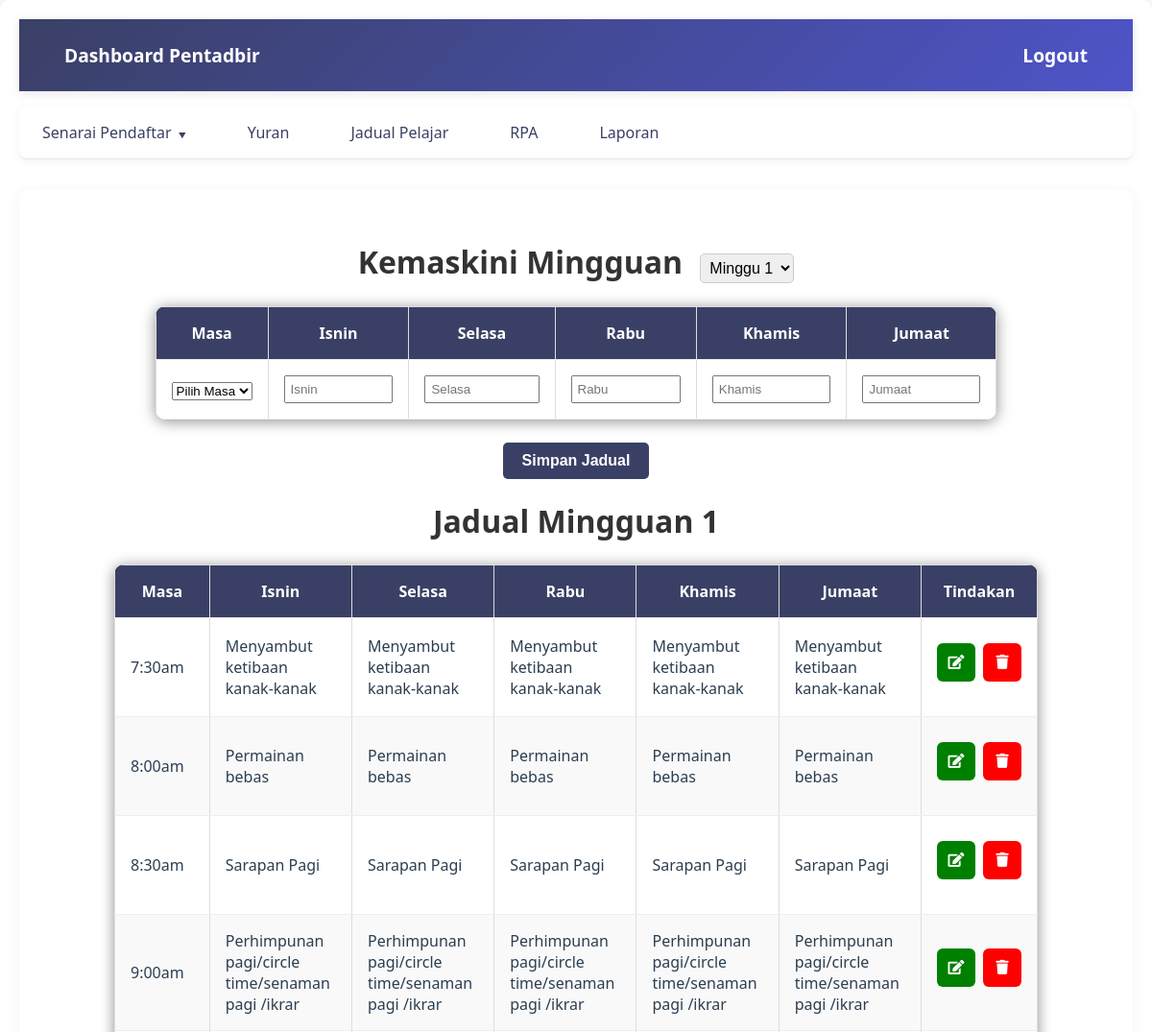
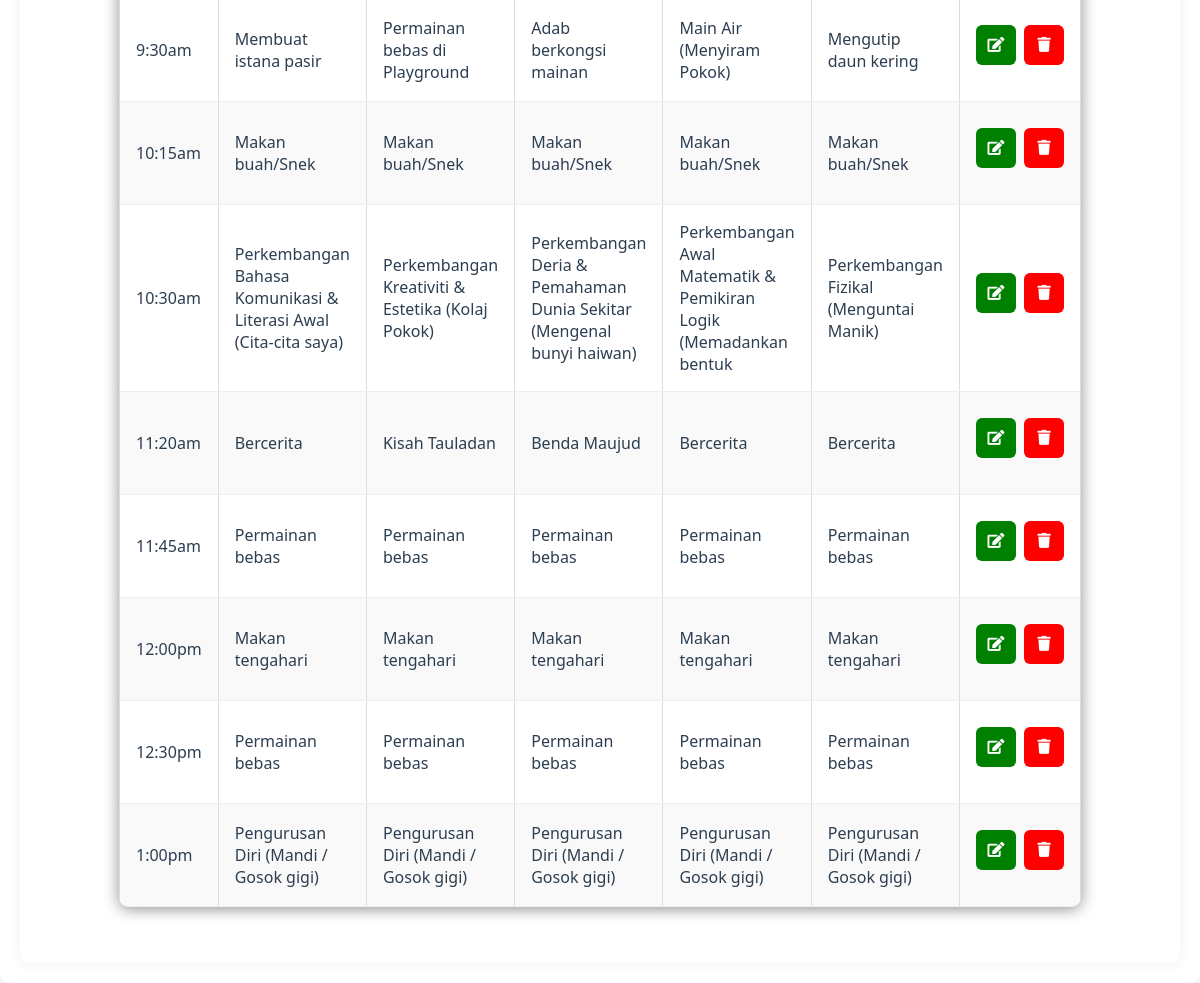
Screenshot of /admin_jadual.php with the database file from the repository (2 pictures, top to bottom).
### tables this page shows
CREATE TABLE `jadual` (
  `IdJadual` int(11) NOT NULL,
  `Masa` time NOT NULL,
  `Isnin` text DEFAULT NULL,
  `Selasa` text DEFAULT NULL,
  `Rabu` text DEFAULT NULL,
  `Khamis` text DEFAULT NULL,
  `Jumaat` text DEFAULT NULL,
  `id_pentadbir` int(11) NOT NULL,
  `minggu` int(2) DEFAULT NULL
);

### admin_jadual.php (the view, shortened to what this page needs)
<?php
include 'config.php';
function convertToAmPm($time) {
    return date("g:ia", strtotime($time));
}
$selected_minggu = 1;
?>
<!DOCTYPE html>
<html lang="en">
<head>
    <link rel="stylesheet" href="css/dashboard.css">
    <link rel="stylesheet" href="https://cdnjs.cloudflare.com/ajax/libs/font-awesome/5.15.4/css/all.min.css">
</head>
<body class="dashboard-container">
    <div class="container">
        <header>
            <a href="pentadbir_dashboard.php">Dashboard Pentadbir</a>
            <a href="logout.php">Logout</a>
        </header>
                <nav>
                <ul>
                    <li class="dropdown-parent">
                    <a href="#">Senarai Pendaftar <span class="dropdown-icon">&#x25BC;</span></a>
                </li>
                <li><a href="yuranPentadbir.php">Yuran</a></li>
                <li><a href="admin_jadual.php">Jadual Pelajar</a></li>
                <li><a href="pentadbirRPA.php">RPA</a></li>
                <li><a href="pentadbirLaporan.php">Laporan</a></li>
            </ul>
        </nav>
        <main>
    <h1 style="text-align: center; font-size: 2rem; color: #333; margin-bottom: 20px;">
        Kemaskini Mingguan
        <form method="GET" action="admin_jadual.php" style="display: inline-block; margin-left: 10px;">
            <select name="minggu" onchange="this.form.submit()"
                style="padding: 5px; font-size: 1rem; border-radius: 5px; border: 1px solid #ccc;">
                <?php
                for ($i = 1; $i <= 4; $i++) {
                    $sel = ($i == $selected_minggu) ? "selected" : "";
                    echo "<option value='$i' $sel>Minggu $i</option>";
                }
                ?>
            </select>
        </form>
    </h1>
    <form method="POST" action="admin_jadual.php">
        <table>
            <thead>
                <tr>
                    <th>Masa</th>
                    <th>Isnin</th>
                    <th>Selasa</th>
                    <th>Rabu</th>
                    <th>Khamis</th>
                    <th>Jumaat</th>
                </tr>
            </thead>
            <tbody>
                <tr>
                    <td>
                        <select name="masa" required>
                            <option value="">Pilih Masa</option>
                        </select>
                    </td>
                    <td><input type="text" name="isnin" placeholder="Isnin"></td>
                    <td><input type="text" name="selasa" placeholder="Selasa"></td>
                    <td><input type="text" name="rabu" placeholder="Rabu"></td>
                    <td><input type="text" name="khamis" placeholder="Khamis"></td>
                    <td><input type="text" name="jumaat" placeholder="Jumaat"></td>
                </tr>
            </tbody>
        </table>
        <button type="submit" style="display: block; margin: 20px auto; background-color: #3a4065; color: white; padding: 10px 20px; border: none; border-radius: 5px; font-size: 1rem; cursor: pointer;">
            Simpan Jadual
        </button>
    </form>
    <h1 style="text-align: center; font-size: 2rem; color: #333; margin-bottom: 20px;">Jadual Mingguan <?php echo $selected_minggu; ?></h1>
    <table>
        <thead>
            <tr>
                <th>Masa</th>
                <th>Isnin</th>
                <th>Selasa</th>
                <th>Rabu</th>
                <th>Khamis</th>
                <th>Jumaat</th>
                <th>Tindakan</th>
            </tr>
        </thead>
        <tbody>
            <?php
            $query = "SELECT * FROM jadual WHERE minggu = $selected_minggu ORDER BY STR_TO_DATE(Masa, '%H:%i')";
            $result = mysqli_query($conn, $query);
            while ($row = mysqli_fetch_assoc($result)) {
                $displayTime = convertToAmPm($row['Masa']);
                echo "<tr>";
                echo "<td>{$displayTime}</td>";
                echo "<td>{$row['Isnin']}</td>";
                echo "<td>{$row['Selasa']}</td>";
                echo "<td>{$row['Rabu']}</td>";
                echo "<td>{$row['Khamis']}</td>";
                echo "<td>{$row['Jumaat']}</td>";
                echo "<td>
                <div style='display: flex; gap: 8px; justify-content: center; align-items: center;'>
                    <button style='background-color: green; color: white; border: none; height: 40px; width: 40px; cursor: pointer; border-radius: 6px; font-size: 15px; display: flex; justify-content: center; align-items: center; padding: 0;'
                        onclick='openModal({$row['IdJadual']}, \"{$row['Isnin']}\", \"{$row['Selasa']}\", \"{$row['Rabu']}\", \"{$row['Khamis']}\", \"{$row['Jumaat']}\")'>
                        <i class='fas fa-edit' style='margin: 0;'></i>
                    </button>
                    <button style='background-color: red; color: white; border: none; height: 40px; width: 40px; cursor: pointer; border-radius: 6px; font-size: 15px; display: flex; justify-content: center; align-items: center; padding: 0;'
                        onclick='confirmDelete({$row['IdJadual']})'>
                        <i class='fas fa-trash' style='margin: 0;'></i>
                    </button>
                </div>
            </td>";
                echo "</tr>";
            }
            ?>
        </tbody>
    </table>
</main>
</body>
</html>

### css/dashboard.css (style rules this page uses)
.dashboard-container { font-family: 'Segoe UI', system-ui, -apple-system, sans-serif; margin: 0; padding: 0; background: #f8f9fa; color: #2c3e50; width: 100%; box-sizing: border-box; min-height: 100vh; }
.dashboard-container .container { max-width: 1200px; width: 100%; margin: 0 auto; padding: 20px; background: #fff; box-shadow: 0 2px 15px rgba(0, 0, 0, 0.05); border-radius: 10px; box-sizing: border-box; }
.dashboard-container header { display: flex; justify-content: space-between; align-items: center; background: linear-gradient(135deg, #3a4065 0%, #4e54c8 100%); padding: 1rem 2rem; color: white; font-size: 1.2em; font-weight: bold; width: 100%; box-sizing: border-box; box-shadow: 0 2px 10px rgba(0, 0, 0, 0.1); }
.dashboard-container header a { color: white; text-decoration: none; font-size: 1em; padding: 8px 15px; border-radius: 5px; transition: all 0.3s ease; }
.dashboard-container nav { background: #ffffff; border-bottom: 1px solid rgba(0, 0, 0, 0.1); width: 100%; box-sizing: border-box; margin-bottom: 2rem; box-shadow: 0 2px 10px rgba(0, 0, 0, 0.05); }
.dashboard-container nav ul { list-style: none; padding: 0; margin: 0; display: flex; align-items: center; gap: 1rem; }
.dashboard-container nav ul li { position: relative; }
.dashboard-container nav ul li a { color: #3a4065; text-decoration: none; padding: 1rem 1.5rem; display: block; font-weight: 500; transition: all 0.3s ease; }
.dropdown-parent > a { display: flex; align-items: center; gap: 5px; }
.dropdown-icon { font-size: 0.8em; transition: transform 0.3s ease; }
.dashboard-container main { padding: 2rem; background: #fff; width: 100%; box-sizing: border-box; border-radius: 10px; box-shadow: 0 2px 15px rgba(0, 0, 0, 0.05); }
.dashboard-container button, .dashboard-container .interactive-link { background: none; color: inherit; border: none; padding: 0.8rem 1.5rem; border-radius: 6px; font-size: 1em; font-weight: 600; cursor: pointer; transition: all 0.3s ease; text-decoration: none; }
.dashboard-container table { width: 80%; border-collapse: collapse; margin: 1.5rem auto; background: white; border-radius: 10px; overflow: hidden; box-shadow: 0 2px 15px rgba(0, 0, 0, 0.449); }
.dashboard-container th, .dashboard-container td { padding: 1rem; border-bottom: 1px solid #eee; }
.dashboard-container th { background: #3a4065; font-weight: 600; color: #ffffff; text-align: center; }
.dashboard-container td { text-align: left; }
nav ul { list-style-type: none; margin: 0; padding: 0; display: flex; gap: 10px; background-color: #3a4065; padding: 10px; }
nav ul li { display: inline; }
nav ul li a { text-decoration: none; color: white; font-weight: bold; padding: 8px 15px; border-radius: 5px; }
.dropdown-parent { position: relative; }
.dropdown-icon { margin-left: 5px; font-size: 0.8em; }

### rows the page displays
jadual: Masa "7:30am", Isnin "Menyambut ketibaan kanak-kanak", Selasa "Menyambut ketibaan kanak-kanak", Rabu "Menyambut ketibaan kanak-kanak", Khamis "Menyambut ketibaan kanak-kanak", Jumaat "Menyambut ketibaan kanak-kanak"
jadual: Masa "8:00am", Isnin "Permainan bebas", Selasa "Permainan bebas", Rabu "Permainan bebas", Khamis "Permainan bebas", Jumaat "Permainan bebas"
jadual: Masa "8:30am", Isnin "Sarapan Pagi", Selasa "Sarapan Pagi", Rabu "Sarapan Pagi", Khamis "Sarapan Pagi", Jumaat "Sarapan Pagi", $row['IdJadual'] 4 (drawn)
jadual: Masa "9:00am", Isnin "Perhimpunan pagi/circle time/senaman pagi /ikrar", Selasa "Perhimpunan pagi/circle time/senaman pagi /ikrar", Rabu "Perhimpunan pagi/circle time/senaman pagi /ikrar", Khamis "Perhimpunan pagi/circle time/senaman pagi /ikrar", Jumaat "Perhimpunan pagi/circle time/senaman pagi /ikrar"
jadual: Masa "9:30am", Isnin "Membuat istana pasir", Selasa "Permainan bebas di Playground", Rabu "Adab berkongsi mainan", Khamis "Main Air (Menyiram Pokok)", Jumaat "Mengutip daun kering"
jadual: Masa "10:15am", Isnin "Makan buah/Snek", Selasa "Makan buah/Snek", Rabu "Makan buah/Snek", Khamis "Makan buah/Snek", Jumaat "Makan buah/Snek"
jadual: Masa "10:30am", Isnin "Perkembangan Bahasa Komunikasi & Literasi Awal (Cita-cita saya)", Selasa "Perkembangan Kreativiti & Estetika (Kolaj Pokok)", Rabu "Perkembangan Deria & Pemahaman Dunia Sekitar (Mengenal bunyi haiwan)", Khamis "Perkembangan Awal Matematik & Pemikiran Logik (Memadankan bentuk", Jumaat "Perkembangan Fizikal (Menguntai Manik)"
jadual: Masa "11:20am", Isnin "Bercerita", Selasa "Kisah Tauladan", Rabu "Benda Maujud", Khamis "Bercerita", Jumaat "Bercerita"
jadual: Masa "11:45am", Isnin "Permainan bebas", Selasa "Permainan bebas", Rabu "Permainan bebas", Khamis "Permainan bebas", Jumaat "Permainan bebas"
jadual: Masa "12:00pm", Isnin "Makan tengahari", Selasa "Makan tengahari", Rabu "Makan tengahari", Khamis "Makan tengahari", Jumaat "Makan tengahari"
jadual: Masa "12:30pm", Isnin "Permainan bebas", Selasa "Permainan bebas", Rabu "Permainan bebas", Khamis "Permainan bebas", Jumaat "Permainan bebas"
jadual: Masa "1:00pm", Isnin "Pengurusan Diri (Mandi / Gosok gigi)", Selasa "Pengurusan Diri (Mandi / Gosok gigi)", Rabu "Pengurusan Diri (Mandi / Gosok gigi)", Khamis "Pengurusan Diri (Mandi / Gosok gigi)", Jumaat "Pengurusan Diri (Mandi / Gosok gigi)"

### other values shown
$selected_minggu "1"
